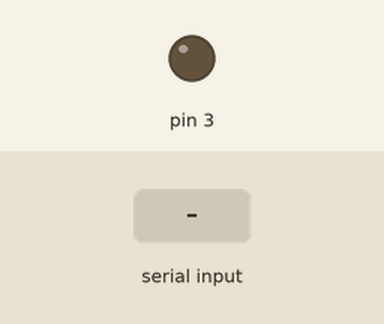
Recording of a sketch running on a simulated Arduino Uno, built with avr-gcc and run on an emulated ATmega328P. On the bench: output pins drawn as LEDs (lit = HIGH). The inputs (shaded band) are chosen by the test bench.

Above: at 1.2 s.
1.3 s: byte 30 received over Serial
At 2.2 s:
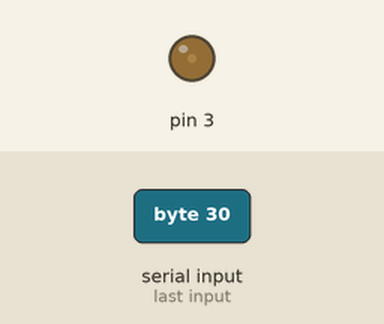
2.8 s: byte 90 received over Serial
At 3.3 s:
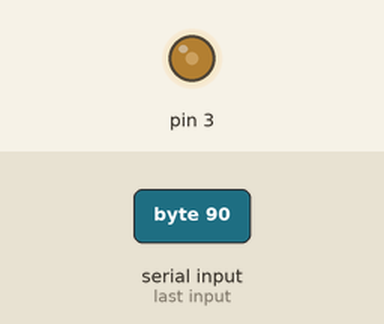
Timing chart, 0 to 5.8 s (numbered marks = the images above; inputs shaded):
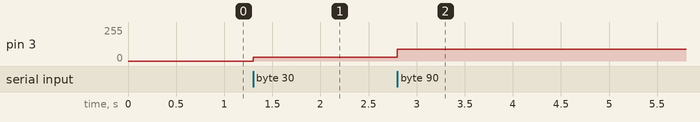

Measured:
- after the input at 1.3 s, pin 3: 0/255 → 30/255 at once
- after the input at 2.8 s, pin 3: 30/255 → 90/255 at once

The sketch:

pot-graph.ino
```cpp
void setup() {
  Serial.begin(9600);
  pinMode(3, OUTPUT);
}

void loop() {
  byte brillo;

  if (Serial.available())
  {
  brillo = Serial.read();
  analogWrite(3, brillo);
  }


}
```
